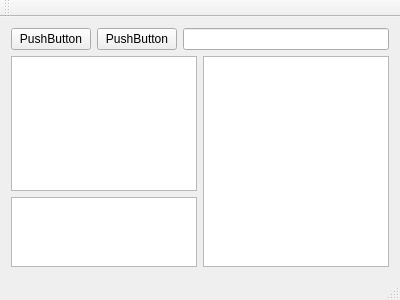
<?xml version="1.0" encoding="UTF-8"?>
<ui version="4.0">
 <class>MainWindow</class>
 <widget class="QMainWindow" name="MainWindow">
  <property name="geometry">
   <rect>
    <x>0</x>
    <y>0</y>
    <width>400</width>
    <height>300</height>
   </rect>
  </property>
  <property name="windowTitle">
   <string>MainWindow</string>
  </property>
  <widget class="QWidget" name="centralWidget">
   <layout class="QVBoxLayout" name="verticalLayout_2">
    <item>
     <layout class="QHBoxLayout" name="horizontalLayout">
      <item>
       <widget class="QPushButton" name="pushButton_2">
        <property name="maximumSize">
         <size>
          <width>167756</width>
          <height>16777215</height>
         </size>
        </property>
        <property name="text">
         <string>PushButton</string>
        </property>
       </widget>
      </item>
      <item>
       <widget class="QPushButton" name="pushButton">
        <property name="sizePolicy">
         <sizepolicy hsizetype="Minimum" vsizetype="Fixed">
          <horstretch>0</horstretch>
          <verstretch>0</verstretch>
         </sizepolicy>
        </property>
        <property name="maximumSize">
         <size>
          <width>100</width>
          <height>16777215</height>
         </size>
        </property>
        <property name="text">
         <string>PushButton</string>
        </property>
       </widget>
      </item>
      <item>
       <widget class="QLineEdit" name="lineEdit">
        <property name="sizePolicy">
         <sizepolicy hsizetype="Expanding" vsizetype="Fixed">
          <horstretch>0</horstretch>
          <verstretch>0</verstretch>
         </sizepolicy>
        </property>
       </widget>
      </item>
     </layout>
    </item>
    <item>
     <layout class="QHBoxLayout" name="horizontalLayout_2">
      <item>
       <layout class="QVBoxLayout" name="verticalLayout_3">
        <item>
         <widget class="QListView" name="listView_2">
          <property name="sizePolicy">
           <sizepolicy hsizetype="Expanding" vsizetype="Expanding">
            <horstretch>0</horstretch>
            <verstretch>0</verstretch>
           </sizepolicy>
          </property>
         </widget>
        </item>
        <item>
         <widget class="QTreeView" name="treeView">
          <property name="sizePolicy">
           <sizepolicy hsizetype="Expanding" vsizetype="Expanding">
            <horstretch>0</horstretch>
            <verstretch>1</verstretch>
           </sizepolicy>
          </property>
         </widget>
        </item>
       </layout>
      </item>
      <item>
       <widget class="QListView" name="listView">
        <property name="sizePolicy">
         <sizepolicy hsizetype="Expanding" vsizetype="Expanding">
          <horstretch>0</horstretch>
          <verstretch>0</verstretch>
         </sizepolicy>
        </property>
       </widget>
      </item>
     </layout>
    </item>
   </layout>
  </widget>
  <widget class="QMenuBar" name="menuBar">
   <property name="geometry">
    <rect>
     <x>0</x>
     <y>0</y>
     <width>400</width>
     <height>22</height>
    </rect>
   </property>
  </widget>
  <widget class="QToolBar" name="mainToolBar">
   <attribute name="toolBarArea">
    <enum>TopToolBarArea</enum>
   </attribute>
   <attribute name="toolBarBreak">
    <bool>false</bool>
   </attribute>
  </widget>
  <widget class="QStatusBar" name="statusBar"/>
 </widget>
 <layoutdefault spacing="6" margin="11"/>
 <resources/>
 <connections/>
</ui>
